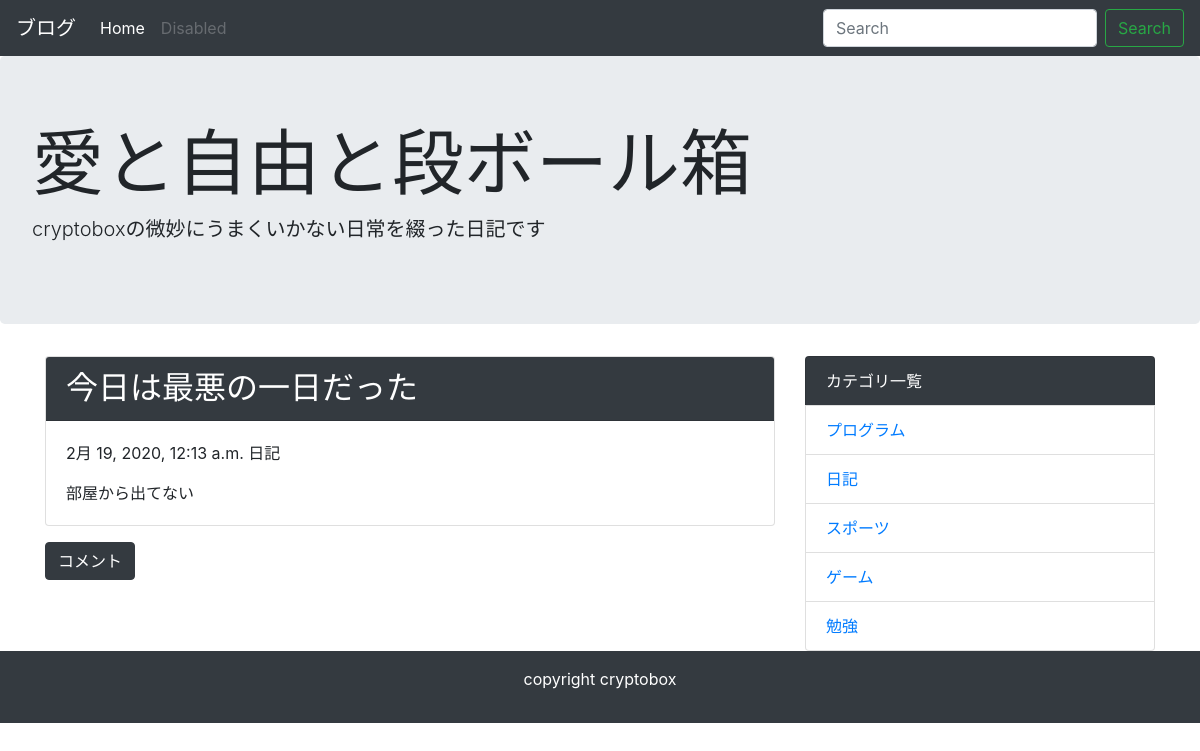
Screenshot of /detail/3/ with the database file from the repository.
### blog/models.py (models this page shows, shortened)
class Post(models.Model):
    title = models.CharField('タイトル', max_length=64)
    text = models.TextField('本文')
    created_at = models.DateTimeField('作成日', default=timezone.now)
    category = models.ForeignKey(Category, verbose_name='カテゴリ', on_delete=models.PROTECT)

class Category(models.Model):
    name = models.CharField('カテゴリ名', max_length=255)
    created_at = models.DateTimeField('作成日', default=timezone.now)
    def __str__(self):
        return self.name

### blog/views.py (the view)
# urls.py: path('detail/<int:pk>/', views.DetailView.as_view(), name='detail'),
class DetailView(generic.DetailView):
    model = Post

### blog/context_processors.py (called while the page is built)
def common(request):
    context = {
        'category_list': Category.objects.all(),
    }
    return context

### blog/templates/blog/post_detail.html (shortened to what this page needs)
{% extends 'blog/base.html' %}
{% block content %}
<div class="card mb-3">
 <h2 class="card-header bg-dark text-white">{{ post.title }}</h2>
  <div class="card-body">
   <p>{{ post.created_at }} {{ post.category }}</p>
   {{ post.text | linebreaksbr | urlize }}
  </div>
</div>
<a class="btn btn-dark" href="{% url 'blog:comment' post.pk %}">コメント</a>
{% endblock %}

### blog/templates/blog/base.html (shortened to what this page needs)
<!doctype html>
<html lang="ja">
  <head>
    <link rel="stylesheet" href="https://maxcdn.bootstrapcdn.com/bootstrap/4.0.0-beta.2/css/bootstrap.min.css">
  </head>
  <body>
    <nav class="navbar navbar-expand-lg navbar-dark bg-dark">
      <a class="navbar-brand" href="#">ブログ</a>
      <div class="collapse navbar-collapse" id="navbarSupportedContent">
        <ul class="navbar-nav mr-auto">
          <li class="nav-item active">
            <a class="nav-link" href="{% url 'blog:index' %}">Home <span class="sr-only">(current)</span></a>
          </li>
          <li class="nav-item">
            <a class="nav-link disabled" href="#">Disabled</a>
          </li>
        </ul>
        <form class="form-inline my-2 my-lg-0" method="GET" action="{% url 'blog:index' %}">
          <input class="form-control mr-sm-2" type="text" placeholder="Search" aria-label="Search" name="keyword">
          <button class="btn btn-outline-success my-2 my-sm-0" type="submit">Search</button>
        </form>
      </div>
    </nav>
    <div class="jumbotron">
      <h1 class="display-3">愛と自由と段ボール箱</h1>
      <p class="lead">cryptoboxの微妙にうまくいかない日常を綴った日記です</p>
    </div>
    <div class="container">
      <div class="row">
        <div class="col-md-8">
          {% block content %}
          {% endblock %}
        </div>
        <div class="col-md-4">
          <ul class="list-group">
            <li class="list-group-item bg-dark text-white">カテゴリ一覧</li>
            {% for category in category_list %}
            <li class="list-group-item"><a href="{% url 'blog:category' category.pk %}">{{ category }}</a></li>
            {% endfor %}
          </ul>
        </div>
      </div>
    </div>
    <footer class="bg-dark text-white text-center py-3">
      <p>copyright cryptobox</p>
    </footer>
  </body>
</html>

### rows the page displays
Post: title "今日は最悪の一日だった", created_at "2月 19, 2020, 12:13 a.m.", category "日記", text "部屋から出てない"
Category: name "プログラム"
Category: name "日記"
Category: name "スポーツ"
Category: name "ゲーム"
Category: name "勉強"
